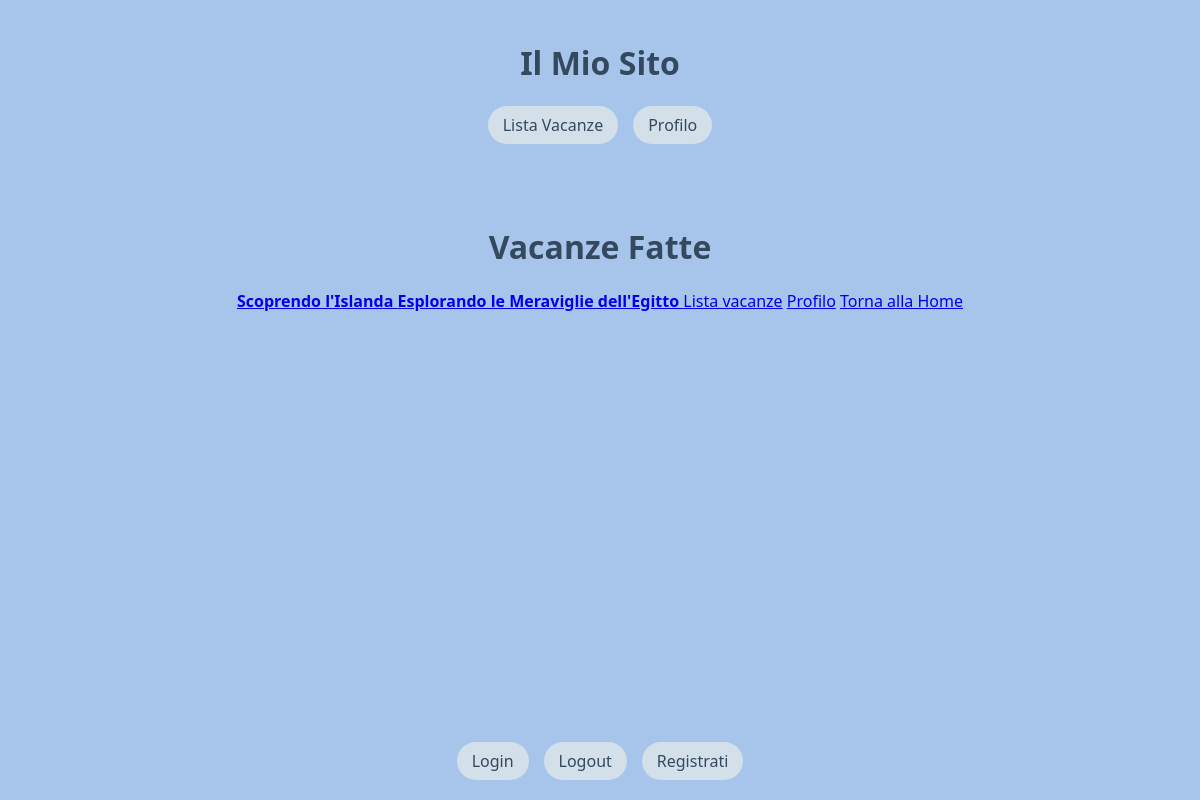
The page /vacation/donevacations (signed in) on the database its author committed.
### vacation/models.py (models this page shows, shortened)
class Vacation(models.Model):
    SEASON_CHOICES = [
        ('Inverno', 'Inverno'),
        ('Primavera', 'Primavera'),
        ('Estate', 'Estate'),
        ('Autunno', 'Autunno'),
    ]
    TYPE_CHOICES = [
        ('Culturale', 'Culturale'),
        ('Relax', 'Relax'),
        ('Enogastronomico', 'Enogastronomico'),
        ('On The Road', 'On The Road'),
        ('Avventura', 'Avventura'),
    ]
    DURATION_CHOICES = [
        ('Weekend Lungo (2-4 Giorni)', 'Weekend Lungo (2-4 Giorni)'),
        ('1 Settimana', '1 Settimana'),
        ('2 Settimane', '2 Settimane'),
        ('3 settimane o più', '3 settimane o più')
    ]
    PRICE_CHOICES = [
        ('Viaggio Low Cost', 'Viaggio Low Cost'),
        ('Budget Medio', 'Budget Medio'),
        ('Viaggio di Lusso', 'Viaggio di Lusso'),
    ]
    CONTINENT_CHOICES = [
        ('Europa', 'Europa'),
        ('America del Nord', 'America del Nord'),
        ('America del Sud', 'America del Sud'),
        ('Africa', 'Africa'),
        ('Asia', 'Asia'),
        ('Oceania', 'Oceania'),
        ('Antartide', 'Antartide')
    ]
    titolo = models.CharField(max_length=200)
    luogo = models.CharField(max_length=200)
    continente = models.CharField(max_length=50, choices=CONTINENT_CHOICES)
    durata = models.CharField(max_length=50, choices=DURATION_CHOICES)
    prezzo = models.CharField(max_length=20, choices=PRICE_CHOICES)
    tipologia = models.CharField(max_length=50, choices=TYPE_CHOICES)
    periodo = models.CharField(max_length=20, choices=SEASON_CHOICES)
    descrizione = models.TextField()
    like = models.ManyToManyField(User, blank=True, null=True, related_name='like')

### vacation/views.py (the view, shortened to what this page needs)
# urls.py: path("donevacations", DoneVacations.as_view(), name="donevacations"),
class DoneVacations(views.LoginRequiredMixin, ListView):
    model = List
    template_name = "vacation/donevacations.html"
    context_object_name = "List"
    def get_queryset(self):
        return List.objects.filter(user=self.request.user).filter(name='Fatte')

### vacation/templates/vacation/donevacations.html (shortened to what this page needs)
{% extends "base.html" %} {% load static %}
{% block content %}
  <h1>Vacanze Fatte</h1>
  {% for l in List %}
    {% if l.vacations.count > 0 %}
       {% for vacation in l.vacations.all %}
         <a href="{% url 'vacation:detailvacation' vacation.pk %}"><b>  {{ vacation.titolo }} </b></a>
      {% endfor %}
    {% else %}
       <p>Non sono presenti elementi in questa lista</p>
    {% endif %}
  {% endfor %}
  <a href="{% url 'vacation:vacationlist' %}">Lista vacanze</a>
<a href="{% url 'vacation:myprofile' %}">Profilo</a>
  <a href="{% url 'homepage' %}">Torna alla Home</a>
{% endblock %}

### templates/base.html (style rules this page uses)
body { font-family: 'Segoe UI', Tahoma, Geneva, Verdana, sans-serif; margin: 0; padding: 0; display: flex; flex-direction: column; min-height: 100vh; background-color: #a7c5eb; color: #34495e; }

### rows shown on the page
Vacation: titolo "Scoprendo l'Islanda"
Vacation: titolo "Esplorando le Meraviglie dell'Egitto"
